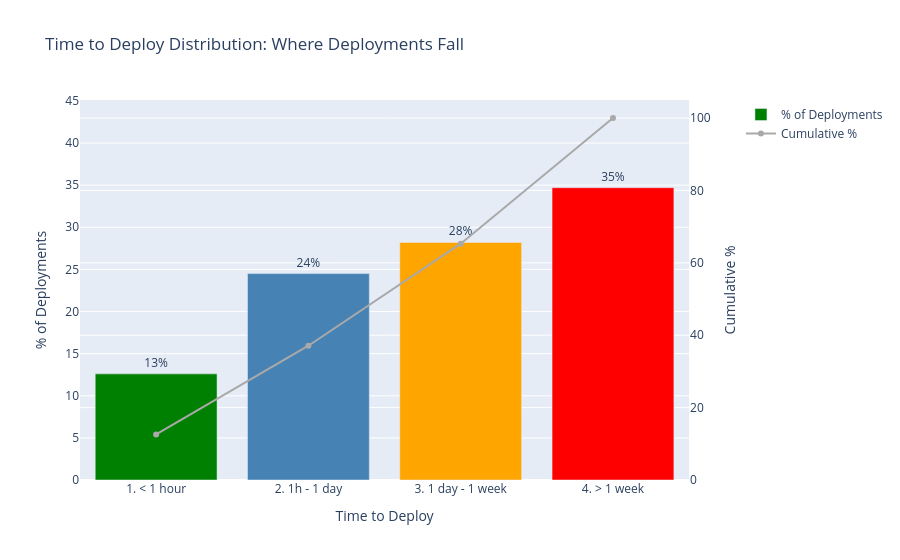

The notebook cell this image was saved under:
### Code cell
# Visualize org-wide TTD distribution - bar chart with cumulative line
fig = make_subplots(specs=[[{"secondary_y": True}]])

# Color bars by tier
tier_colors = {'Elite': 'green', 'Fast': 'steelblue', 'Moderate': 'orange', 'Slow': 'red'}
colors = [tier_colors[t] for t in df_ttd_dist['tier']]

fig.add_trace(
    go.Bar(x=df_ttd_dist['ttd_bucket'], y=df_ttd_dist['pct'],
           name='% of Deployments', 
           text=[f'{x:.0f}%' for x in df_ttd_dist['pct']],
           textposition='outside',
           marker_color=colors),
    secondary_y=False
)

fig.add_trace(
    go.Scatter(x=df_ttd_dist['ttd_bucket'], y=df_ttd_dist['cumulative_pct'],
               name='Cumulative %', mode='lines+markers', line=dict(color='darkgray')),
    secondary_y=True
)

fig.update_layout(
    title='Time to Deploy Distribution: Where Deployments Fall',
    xaxis_title='Time to Deploy'
)
fig.update_yaxes(title_text='% of Deployments', secondary_y=False, range=[0, df_ttd_dist['pct'].max() * 1.3])
fig.update_yaxes(title_text='Cumulative %', secondary_y=True, range=[0, 105])
fig.show()

# Key insights
elite_pct = df_ttd_dist[df_ttd_dist['tier'] == 'Elite']['pct'].sum()
fast_pct = df_ttd_dist[df_ttd_dist['tier'] == 'Fast']['pct'].sum()
moderate_pct = df_ttd_dist[df_ttd_dist['tier'] == 'Moderate']['pct'].sum()
slow_pct = df_ttd_dist[df_ttd_dist['tier'] == 'Slow']['pct'].sum()

print(f"\nPerformance breakdown:")
print(f"  Elite (<1h):      {elite_pct:.0f}%")
print(f"  Fast (<1 day):    {fast_pct:.0f}%")
print(f"  Moderate (<1 wk): {moderate_pct:.0f}%")
print(f"  Slow (>1 week):   {slow_pct:.0f}%")
print(f"\n  {elite_pct + fast_pct:.0f}% of deployments ship within a day of merge")

### Figure 1 — Plotly figure (JSON) as saved in the notebook; plotly's stock layout.template omitted (floating-point values rounded to 4 significant figures)
{"data": [{"marker": {"color": ["green", "steelblue", "orange", "red"]}, "name": "% of Deployments", "text": ["13%", "24%", "28%", "35%"], "textposition": "outside", "type": "bar", "x": ["1. < 1 hour", "2. 1h - 1 day", "3. 1 day - 1 week", "4. > 1 week"], "xaxis": "x", "y": [12.6, 24.5, 28.2, 34.7], "yaxis": "y"}, {"line": {"color": "darkgray"}, "mode": "lines+markers", "name": "Cumulative %", "type": "scatter", "x": ["1. < 1 hour", "2. 1h - 1 day", "3. 1 day - 1 week", "4. > 1 week"], "xaxis": "x", "y": [12.6, 37.1, 65.3, 100.0], "yaxis": "y2"}], "layout": {"title": {"text": "Time to Deploy Distribution: Where Deployments Fall"}, "xaxis": {"anchor": "y", "domain": [0, 0.94], "title": {"text": "Time to Deploy"}}, "yaxis": {"anchor": "x", "domain": [0, 1], "range": [0, 45.11], "title": {"text": "% of Deployments"}}, "yaxis2": {"anchor": "x", "overlaying": "y", "range": [0, 105], "side": "right", "title": {"text": "Cumulative %"}}}}
